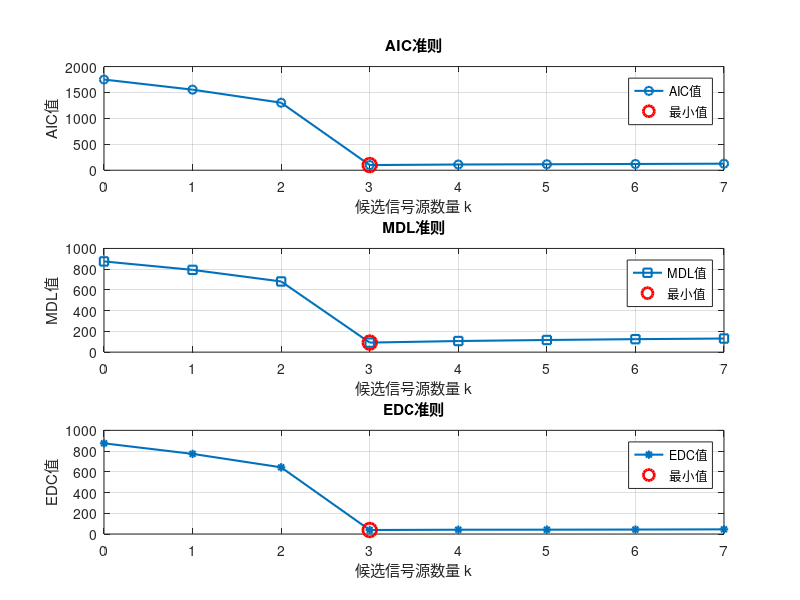

This chart was generated by the following MATLAB code:
clear; clc; close all;

%% 参数设置
fc = 1e9;               % 载波频率 (Hz)
c = 3e8;                % 光速 (m/s)
lambda = c/fc;          % 波长 (m)
d = lambda/2;           % 阵元间距 (半波长)
M = 8;                  % 阵元数量
N = 64;                 % 快拍数
theta_true = [-40,0, 20];  % 真实DOA角度 (度)
K = length(theta_true); % 真实信号源数量
SNR = 10;               % 信噪比 (dB)

%% 生成阵列接收信号
A = exp(-1j * 2 * pi * d * (0:M-1)' * sind(theta_true) / lambda); % 导向矩阵
S = (randn(K, N) + 1j * randn(K, N)) / sqrt(2);                  % 信号源 (复高斯)
noise = (randn(M, N) + 1j * randn(M, N)) * sqrt(10^(-SNR/10)/2); % 噪声
X = A * S + noise;                                               % 接收信号

%% MDL方法估计信号源数量
R_hat = (X * X') / N;                % 样本协方差矩阵
[U, D] = eig(R_hat);                 % 特征分解

eig_values = sort(diag(D), 'descend'); % 降序排列特征值
eigenvalue=eig_values;
%% AIC算法实现
AIC = zeros(1,M);
    for i = 0 : M-1
        sumeigvalue = 0;
        multipeigvalue = 1;
        for j = i+1 : M
            sumeigvalue = sumeigvalue + eigenvalue(j);
            multipeigvalue = multipeigvalue * eigenvalue(j);
        end
        gama = (sumeigvalue * (1/(M-i))) / (multipeigvalue^(1/(M-i)));
        
        AIC(i+1) = 2*N*(M-i)*log(gama) + 2*i*(2*M-i);
    end
    

%% MDL算法实现
MDL = zeros(1,M);
    for i = 0 : M-1
        sumeigvalue = 0;
        multipeigvalue = 1;
        for j = i+1 : M
            sumeigvalue = sumeigvalue + eigenvalue(j);
            multipeigvalue = multipeigvalue * eigenvalue(j);
        end
        gama = (sumeigvalue * (1/(M-i))) / (multipeigvalue^(1/(M-i)));
        
        MDL(i+1) = N*(M-i)*log(gama) + 0.5*i*(2*M-i)*log(N);
    end
    

%% EDC算法实现
EDC = zeros(1,M);
    for i = 0 : M-1
        sumeigvalue = 0;
        multipeigvalue = 1;
        for j = i+1 : M
            sumeigvalue = sumeigvalue + eigenvalue(j);
            multipeigvalue = multipeigvalue * eigenvalue(j);
        end
        gama = (sumeigvalue * (1/(M-i))) / (multipeigvalue^(1/(M-i)));
        
        EDC(i+1) = N*(M-i)*log(gama) + 0.5*i*(2*M-i)*log(log(N));
    end
    


% 找到最小值对应的k值
[~, K_est_AIC] = min(AIC);
K_est_AIC = K_est_AIC - 1; % 转换为0-based索引

[~, K_est_MDL] = min(MDL);
K_est_MDL = K_est_MDL - 1;

[~, K_est_EDC] = min(EDC);
K_est_EDC = K_est_EDC - 1;

%% 可视化
figure('Position', [100, 100, 800, 600]);

% AIC准则
subplot(3,1,1);
plot(0:M-1, AIC, '-o', 'LineWidth', 1.5);
hold on;
plot(K_est_AIC, AIC(K_est_AIC+1), 'ro', 'MarkerSize', 10, 'LineWidth', 2);
xlabel('候选信号源数量 k');
ylabel('AIC值');
title(['AIC准则']);
grid on;
legend('AIC值', '最小值', 'Location', 'best');

% MDL准则
subplot(3,1,2);
plot(0:M-1, MDL, '-s', 'LineWidth', 1.5);
hold on;
plot(K_est_MDL, MDL(K_est_MDL+1), 'ro', 'MarkerSize', 10, 'LineWidth', 2);
xlabel('候选信号源数量 k');
ylabel('MDL值');
title(['MDL准则']);
grid on;
legend('MDL值', '最小值', 'Location', 'best');

% EDC准则
subplot(3,1,3);
plot(0:M-1, EDC, '-*', 'LineWidth', 1.5);
hold on;
plot(K_est_EDC, EDC(K_est_EDC+1), 'ro', 'MarkerSize', 10, 'LineWidth', 2);
xlabel('候选信号源数量 k');
ylabel('EDC值');
title(['EDC准则']);
grid on;
legend('EDC值', '最小值', 'Location', 'best');

%% 显示估计结果
fprintf('真实信号数: %d\n', K);
fprintf('AIC估计信号数: %d\n', K_est_AIC);
fprintf('MDL估计信号数: %d\n', K_est_MDL);
fprintf('EDC估计信号数: %d\n', K_est_EDC);